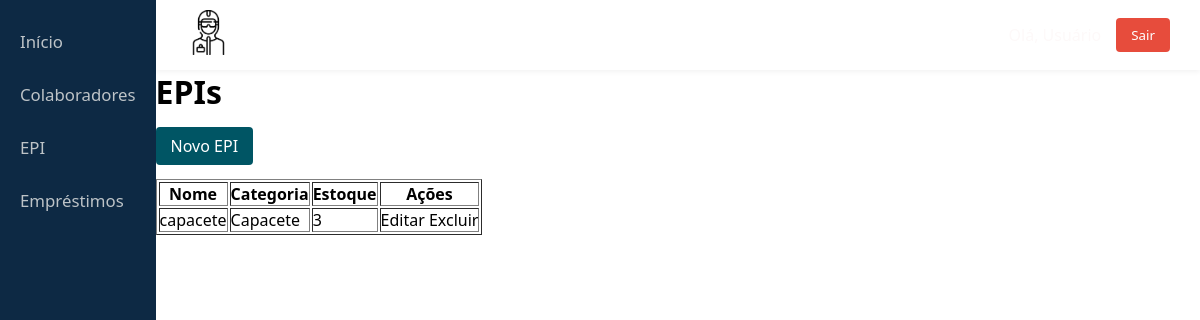
/epis/ (signed in), run on the app's committed database.
### nucleo/models.py (models this page shows, shortened)
class EPI(models.Model):
    categoria = models.ForeignKey(EPICategoria, on_delete=models.PROTECT)
    nome = models.CharField(max_length=45)
    estoque = models.PositiveIntegerField(default=5)

class EPICategoria(models.Model):
    nome = models.CharField(max_length=50)
    descricao = models.CharField(max_length=100, null=True, blank=True)
    class Meta:
        verbose_name_plural = "Categorias de EPI"
    def __str__(self):
        return self.nome

### nucleo/views.py (the view, shortened to what this page needs)
# urls.py: path("epis/", views.EPIList.as_view(), name="epi_lista"),
class EPIList(CreateView):
    model = EPI
    form_class = EPIForm
    template_name = "nucleo/epi_lista.html"
    success_url = reverse_lazy("nucleo:epi_lista")
    def get_context_data(self, **kwargs):
        context = super().get_context_data(**kwargs)
        context["epis"] = EPI.objects.select_related("categoria")
        return context

### nucleo/templates/nucleo/epi_lista.html
{% extends "nucleo/base.html" %}
{% block conteudo %}
<h1>EPIs</h1>
<br>
<a class="btn-novo" href="{% url 'nucleo:epi_novo' %}">Novo EPI</a>
<br> <br>
<table border="1" cellpadding="6">
    <tr><th>Nome</th><th>Categoria</th><th>Estoque</th><th>Ações</th></tr>
    {% for e in epis %}
    <tr>
        <td>{{ e.nome }}</td>
        <td>{{ e.categoria }}</td>
        <td>{{ e.estoque }}</td>
        <td>
            <a href="{% url 'nucleo:epi_editar' e.pk %}">Editar</a>
            <a href="{% url 'nucleo:epi_excluir' e.pk %}">Excluir</a>
        </td>
    </tr>
    {% empty %}
    <tr><td colspan="4">Nenhum EPI cadastrado.</td></tr>
    {% endfor %}
</table>
{% endblock %}

### nucleo/static/css/css.css (style rules this page uses)
* { margin: 0; padding: 0; box-sizing: border-box; font-family: 'Segoe UI', Tahoma, Geneva, Verdana, sans-serif; }
body { background-color: #f4f6f9; color: #fdf9f9; }
a { text-decoration: none; color: inherit; }
.btn-novo { background-color: #005564; color: white; border: none; padding: 8px 15px; border-radius: 4px; cursor: pointer; transition: background 0.2s; }

### data on the page
EPI: nome "capacete", categoria "Capacete", estoque "3"
